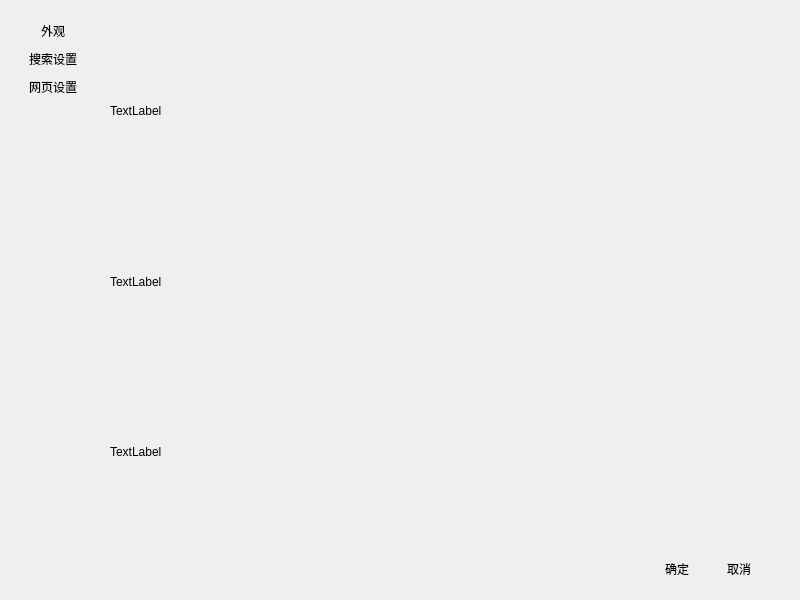
<?xml version="1.0" encoding="UTF-8"?>
<ui version="4.0">
 <class>MainWindow</class>
 <widget class="QMainWindow" name="MainWindow">
  <property name="geometry">
   <rect>
    <x>0</x>
    <y>0</y>
    <width>800</width>
    <height>600</height>
   </rect>
  </property>
  <property name="minimumSize">
   <size>
    <width>800</width>
    <height>600</height>
   </size>
  </property>
  <property name="maximumSize">
   <size>
    <width>800</width>
    <height>600</height>
   </size>
  </property>
  <property name="windowTitle">
   <string>setting</string>
  </property>
  <property name="windowOpacity">
   <double>0.960000000000000</double>
  </property>
  <property name="styleSheet">
   <string notr="true">*{
	font: 16pt &quot;Consolas&quot;;
	border-radius: 9px;
	padding: 0px;
	margin: 0px;
}
.QLabel {
	font: 12pt &quot;Comic Sans MS&quot;;
}
.Line{
	background-color: #000000;
}

.QLineEdit{
	font: 12pt;
	padding:0 0 0 5px;
	border:1px solid rgb(98, 98, 98);
}
.QLineEdit:focus {
	padding:5px;
	border:3px solid #ffffff;
}

.QPushButton{
	padding: 2px 9px 2px 9px;
}
.QPushButton:hover
{
    background-color: rgb(255, 165, 138);
}

.QPushButton:pressed
{
	background-color: rgb(180, 180, 180);
}
.QScrollBar:vertical {
	margin:1px 5px 1px 0px; /*垂直滚动条圆角*/
	width: 15px;
    background-color: transparent;   /* 空白区域的背景色*/
}
.QScrollBar::handle:vertical {
    border-radius: 5px;   /* 圆角 */
    background: rgb(216, 216, 216);   /* 小方块的背景色 */
}
.QScrollBar::sub-line:vertical{
	background-color: transparent; /*隐藏向上滚动条按钮*/
}
.QScrollBar::add-line:vertical{
	background-color: transparent; /*隐藏向下滚动条按钮*/
}
.QComboBox::drop-down[hide='true']{
	background-color: transparent; /*隐藏下拉按钮,不影响功能*/
}


/* Dynamic properties 动态属性 */
/* font-size */
[title = 'true']{
	font: 24pt;
}
[medium  = 'true']{
	
	font: 14pt;
}
[simall = 'true']{
	font: 12pt
}
/* color */
[red = 'true']{
    color: #ffffff;
    background-color: #da797b;
}
[grey = 'true']{
    color: #ffffff;
	background-color: #c5c5c5;
}
[green='true']{
    color: #ffffff;
	background-color: #b0c257;
}
[Turquoise='true']{
	color: #ffffff;
    background-color: #75becf;
}
[blue = 'true']{
	color: #000000;
    background-color: #4570ba;
}
[transparent='true']{
    color: #000000;
    background-color: transparent;
}
/* border */
[noborder = 'true']{
	border-width:0;
	border-style:outset;
}
[_yellow = 'true']{
	border-color: rgb(239, 176, 74);
}


</string>
  </property>
  <widget class="QWidget" name="centralwidget">
   <layout class="QVBoxLayout" name="verticalLayout">
    <property name="leftMargin">
     <number>20</number>
    </property>
    <property name="topMargin">
     <number>20</number>
    </property>
    <property name="rightMargin">
     <number>20</number>
    </property>
    <property name="bottomMargin">
     <number>20</number>
    </property>
    <item>
     <layout class="QHBoxLayout" name="horizontalLayout">
      <item>
       <layout class="QVBoxLayout" name="verticalLayout_3">
        <item>
         <widget class="QPushButton" name="buttonap">
          <property name="text">
           <string>外观</string>
          </property>
         </widget>
        </item>
        <item>
         <widget class="QPushButton" name="buttonsearch">
          <property name="text">
           <string>搜索设置</string>
          </property>
         </widget>
        </item>
        <item>
         <widget class="QPushButton" name="buttonweb">
          <property name="text">
           <string>网页设置</string>
          </property>
         </widget>
        </item>
        <item>
         <spacer name="verticalSpacer">
          <property name="orientation">
           <enum>Qt::Vertical</enum>
          </property>
          <property name="sizeHint" stdset="0">
           <size>
            <width>17</width>
            <height>37</height>
           </size>
          </property>
         </spacer>
        </item>
       </layout>
      </item>
      <item>
       <widget class="QScrollArea" name="right">
        <property name="horizontalScrollBarPolicy">
         <enum>Qt::ScrollBarAlwaysOff</enum>
        </property>
        <property name="sizeAdjustPolicy">
         <enum>QAbstractScrollArea::AdjustToContents</enum>
        </property>
        <property name="widgetResizable">
         <bool>true</bool>
        </property>
        <widget class="QWidget" name="scrollAreaWidgetContents_2">
         <property name="geometry">
          <rect>
           <x>0</x>
           <y>0</y>
           <width>623</width>
           <height>503</height>
          </rect>
         </property>
         <property name="grey" stdset="0">
          <bool>true</bool>
         </property>
         <layout class="QVBoxLayout" name="verticalLayout_2">
          <item>
           <widget class="QWidget" name="appearance_2" native="true">
            <property name="red" stdset="0">
             <bool>true</bool>
            </property>
            <layout class="QHBoxLayout" name="horizontalLayout_2">
             <item>
              <widget class="QLabel" name="label_4">
               <property name="text">
                <string>TextLabel</string>
               </property>
              </widget>
             </item>
            </layout>
           </widget>
          </item>
          <item>
           <widget class="QWidget" name="web_2" native="true">
            <property name="green" stdset="0">
             <bool>true</bool>
            </property>
            <layout class="QHBoxLayout" name="horizontalLayout_5">
             <item>
              <widget class="QLabel" name="label_5">
               <property name="text">
                <string>TextLabel</string>
               </property>
              </widget>
             </item>
            </layout>
           </widget>
          </item>
          <item>
           <widget class="QWidget" name="search_2" native="true">
            <property name="Turquoise" stdset="0">
             <bool>true</bool>
            </property>
            <layout class="QHBoxLayout" name="horizontalLayout_6">
             <item>
              <widget class="QLabel" name="label_6">
               <property name="text">
                <string>TextLabel</string>
               </property>
              </widget>
             </item>
            </layout>
           </widget>
          </item>
         </layout>
        </widget>
       </widget>
      </item>
     </layout>
    </item>
    <item>
     <widget class="Line" name="line">
      <property name="orientation">
       <enum>Qt::Horizontal</enum>
      </property>
     </widget>
    </item>
    <item>
     <layout class="QHBoxLayout" name="horizontalLayout_3">
      <property name="spacing">
       <number>20</number>
      </property>
      <property name="rightMargin">
       <number>20</number>
      </property>
      <item>
       <spacer name="horizontalSpacer">
        <property name="orientation">
         <enum>Qt::Horizontal</enum>
        </property>
        <property name="sizeHint" stdset="0">
         <size>
          <width>40</width>
          <height>20</height>
         </size>
        </property>
       </spacer>
      </item>
      <item>
       <widget class="QPushButton" name="buttonset">
        <property name="text">
         <string>确定</string>
        </property>
        <property name="blue" stdset="0">
         <bool>true</bool>
        </property>
       </widget>
      </item>
      <item>
       <widget class="QPushButton" name="buttoncancle">
        <property name="text">
         <string>取消</string>
        </property>
        <property name="grey" stdset="0">
         <bool>true</bool>
        </property>
       </widget>
      </item>
     </layout>
    </item>
   </layout>
  </widget>
 </widget>
 <resources/>
 <connections/>
</ui>
